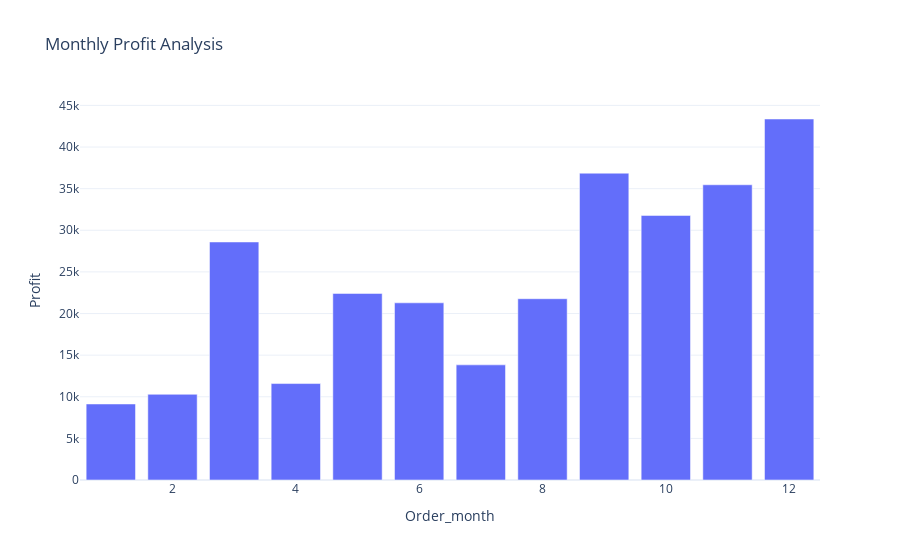

Source (notebook cell):
### Code cell
fig=px.bar(profit_by_month,
           x='Order_month',
           y='Profit',
           title='Monthly Profit Analysis')
fig.show()

### Figure 1 — Plotly figure (JSON) as saved in the notebook; plotly's stock layout.template omitted (floating-point values rounded to 4 significant figures)
{"data": [{"alignmentgroup": "True", "hovertemplate": "Order_month=%{x}<br>Profit=%{y}<extra></extra>", "legendgroup": "", "marker": {"color": "#636efa", "pattern": {"shape": ""}}, "name": "", "offsetgroup": "", "orientation": "v", "showlegend": false, "textposition": "auto", "type": "bar", "x": [1, 2, 3, 4, 5, 6, 7, 8, 9, 10, 11, 12], "xaxis": "x", "y": [9134.0, 10290.0, 28590.0, 11590.0, 22410.0, 21290.0, 13830.0, 21780.0, 36860.0, 31780.0, 35470.0, 43370.0], "yaxis": "y"}], "layout": {"barmode": "relative", "legend": {"tracegroupgap": 0}, "title": {"text": "Monthly Profit Analysis"}, "xaxis": {"anchor": "y", "domain": [0, 1], "title": {"text": "Order_month"}}, "yaxis": {"anchor": "x", "domain": [0, 1], "title": {"text": "Profit"}}}}
